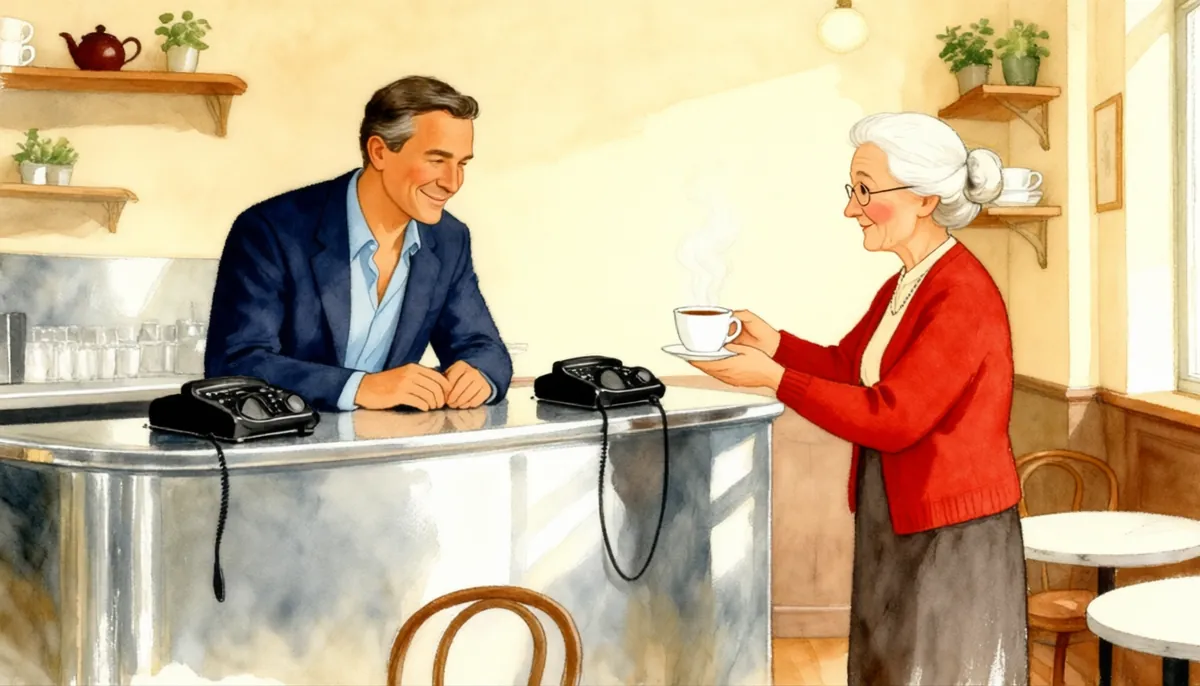
#> input picture verb-trainer/images/story/cafe-ep01-i2.webp, 1200 x 686 px
$ python -i retouch.py   (imports and definitions only)
#> lines starting #> are read from the running program, lines starting #| are printed output that depends on the picture
#> further down, picture is the input picture: PIL image 1200x686 RGB; mean R, G, B 198.6, 174.8, 142.8
#!/usr/bin/env python3
"""Small, deterministic retouches applied to two raw takes before the WebP step (needs Pillow and numpy).
  python3 tools/story-images/retouch.py --src path/to/raw
reads <id>__s<seed>.png and writes <id>__s<seed>r.png for each image whose manifest entry has
"raw_suffix": "r". Coordinates are for the 1344x768 raw PNGs.
  ep16 (seed 5216): the photo Jacques holds showed an invented portrait; it is painted over with the plain
        cream card colour so we see the back of the photo. Jacques's hand is kept (skin-tone mask).
  ep18 (seed 5318): a small cursive pseudo-word on the letter is painted over with the paper colour.
"""
import argparse
import os

import numpy as np
from PIL import Image, ImageFilter


def paper_fill(shape, colour, seed):
    """Flat paper colour with a slight vertical gradient and fine grain, softened like the paint around it."""
    h, w = shape[:2]
    rng = np.random.default_rng(seed)
    fill = np.ones((h, w, 3)) * colour + np.linspace(-5, 5, h)[:, None, None] + rng.normal(0, 2.0, (h, w, 1))
    img = Image.fromarray(np.clip(fill, 0, 255).astype(np.uint8)).filter(ImageFilter.GaussianBlur(1.5))
    return np.asarray(img).astype(float)


def blend(a, mask, fill):
    k = np.asarray(mask).astype(float)[..., None] / 255
    return Image.fromarray((a * (1 - k) + fill * k).astype(np.uint8))


def ep16(im):
    a = np.asarray(im).astype(float)
    colour = a[600:700, 500:508].reshape(-1, 3).mean(0)  # the card's own white border
#> colour = [242.7, 234.7, 208.1]
    x0, x1, y0, y1 = 311, 503, 552, 758  # the card, just inside its edge
    reg = a[y0:y1, x0:x1]
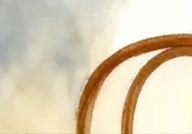
#> reg: shape (134, 192, 3) float64; mean R, G, B 218.8, 206, 180.4
    r, g = reg[..., 0], reg[..., 1]
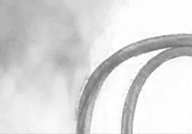
#> r: shape (134, 192) float64; min 106, max 255, mean 218.8
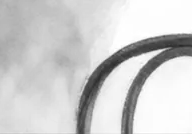
#> g: shape (134, 192) float64; min 40, max 255, mean 206
    xx = np.arange(x0, x1)[None, :].repeat(y1 - y0, 0)
    yy = np.arange(y0, y1)[:, None].repeat(x1 - x0, 1)
#> (the run stopped early here; a loop or call above may not have finished)

$ run again, on verb-trainer/images/story/cafe-ep02-i2.webp
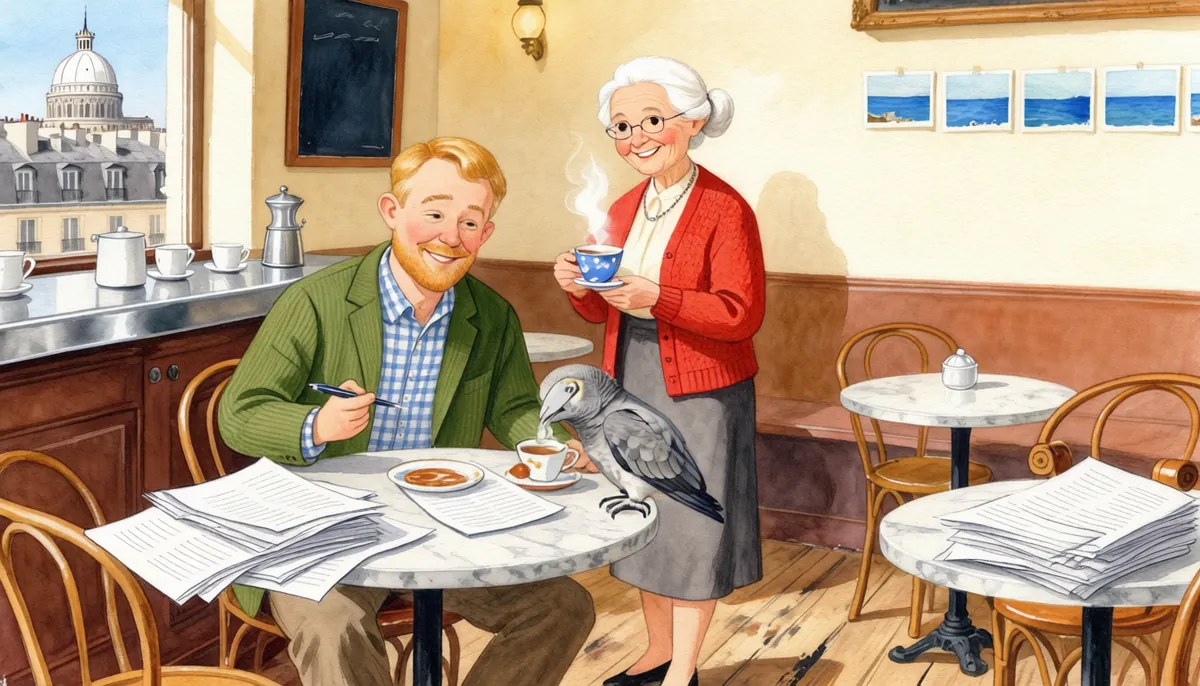
#> input picture verb-trainer/images/story/cafe-ep02-i2.webp, 1200 x 686 px
#> picture is the input picture: PIL image 1200x686 RGB; mean R, G, B 181.5, 155.8, 132.1
#> colour = [96.98, 69.23, 41.49]
#> in ep16, `r, g = reg[..., 0], reg[..., 1]`:
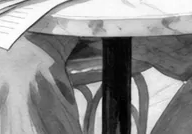
#> r: shape (134, 192) float64; min 0, max 255, mean 140.8
#> in ep16, `r, g = reg[..., 0], reg[..., 1]`:
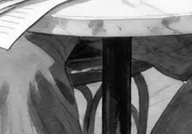
#> g: shape (134, 192) float64; min 0, max 255, mean 120.3

$ run again, on verb-trainer/images/story/cafe-ep04-i1.webp
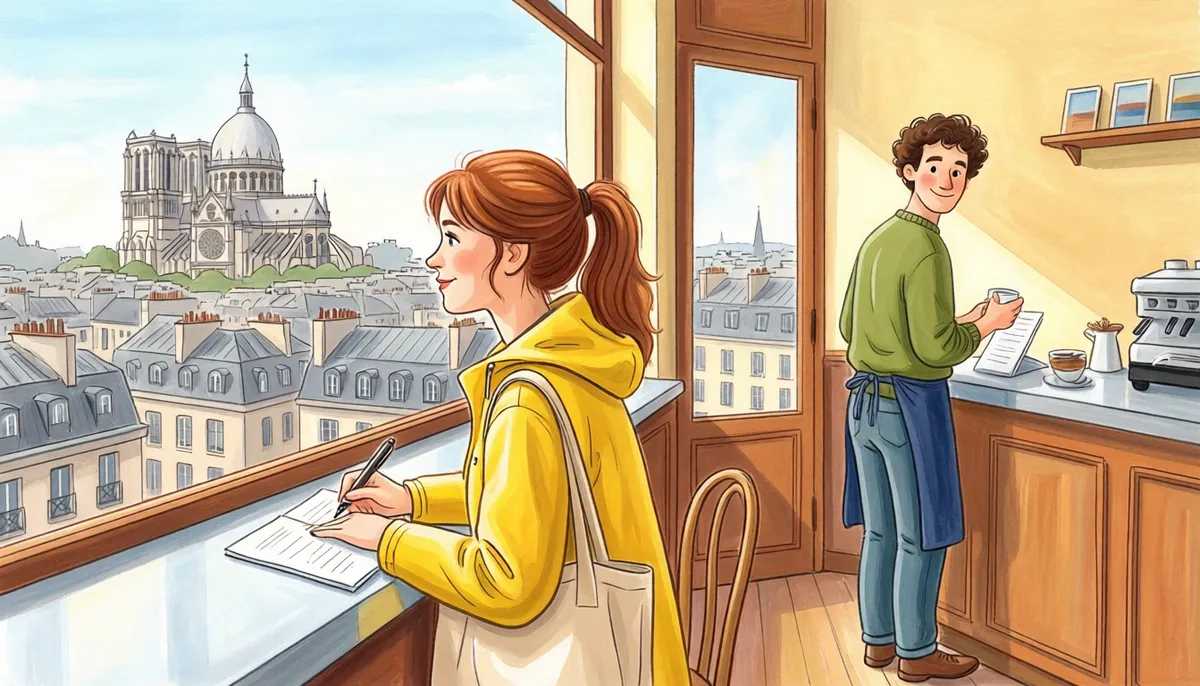
#> input picture verb-trainer/images/story/cafe-ep04-i1.webp, 1200 x 686 px
#> picture is the input picture: PIL image 1200x686 RGB; mean R, G, B 195.5, 174.7, 144.4
#> colour = [220, 188.2, 127.4]
#> in ep16, `r, g = reg[..., 0], reg[..., 1]`:
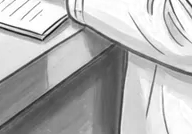
#> r: shape (134, 192) float64; min 12, max 255, mean 178.5
#> in ep16, `r, g = reg[..., 0], reg[..., 1]`:
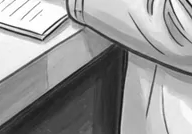
#> g: shape (134, 192) float64; min 12, max 255, mean 150.6

$ run again, on verb-trainer/images/story/cafe-ep05-i1.webp
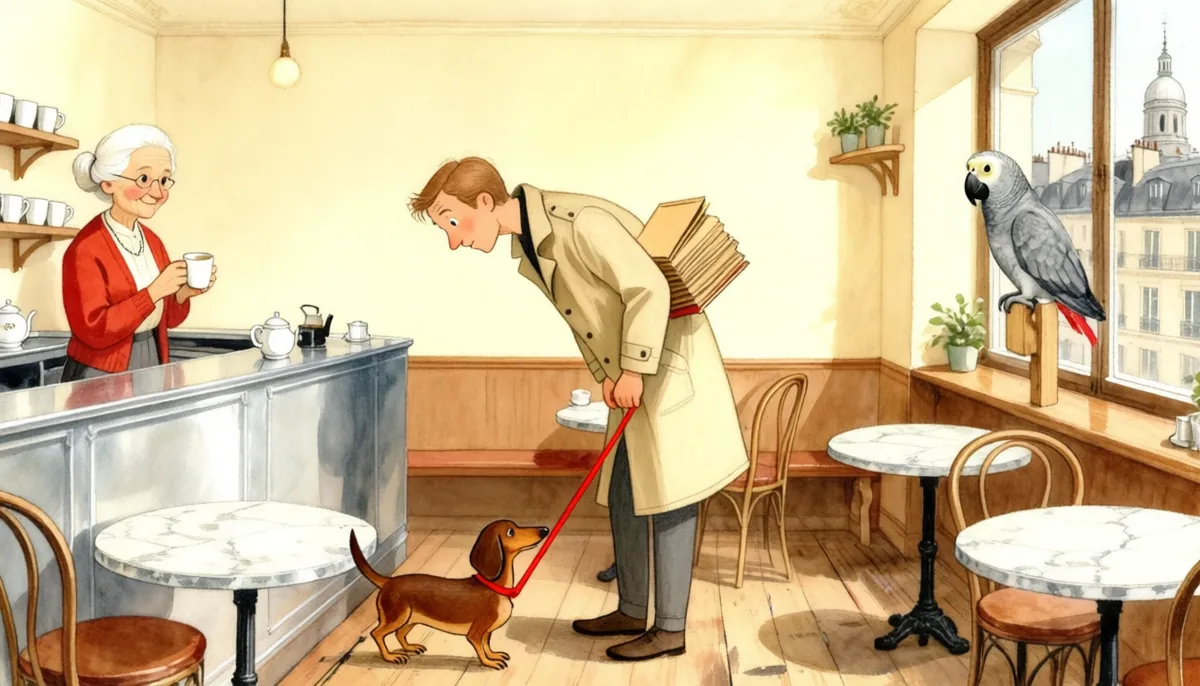
#> input picture verb-trainer/images/story/cafe-ep05-i1.webp, 1200 x 686 px
#> picture is the input picture: PIL image 1200x686 RGB; mean R, G, B 206.7, 183.7, 146.2
#> colour = [216, 171, 113.4]
#> in ep16, `r, g = reg[..., 0], reg[..., 1]`:
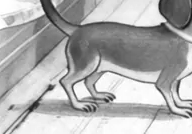
#> r: shape (134, 192) float64; min 19, max 255, mean 174.6
#> in ep16, `r, g = reg[..., 0], reg[..., 1]`:
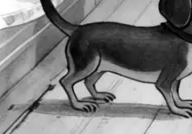
#> g: shape (134, 192) float64; min 0, max 255, mean 125.6
